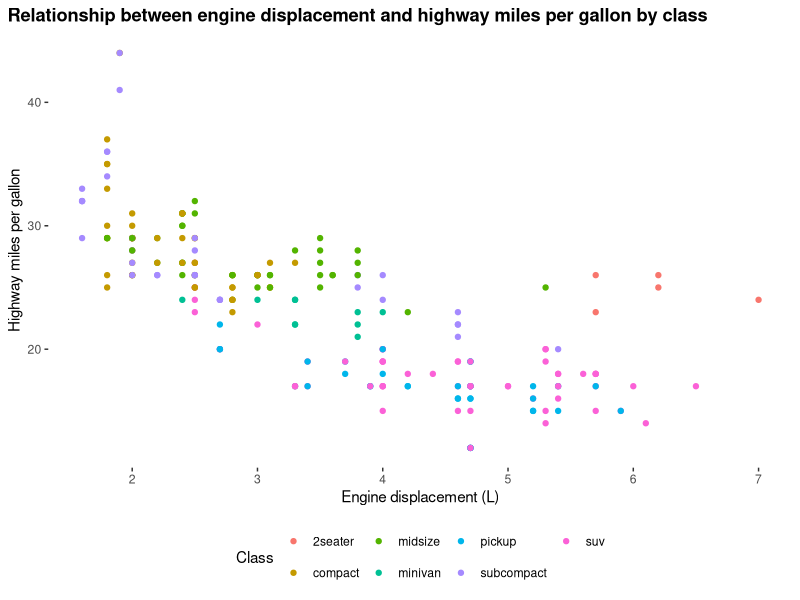
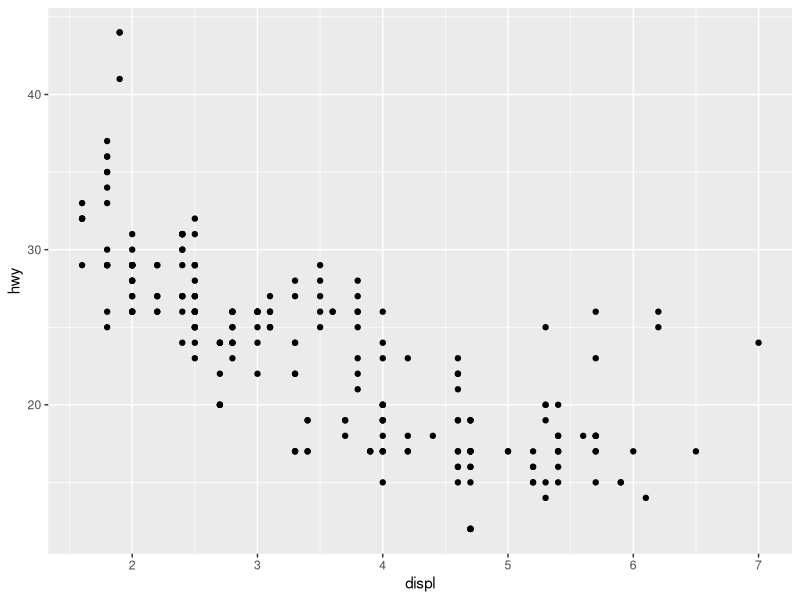
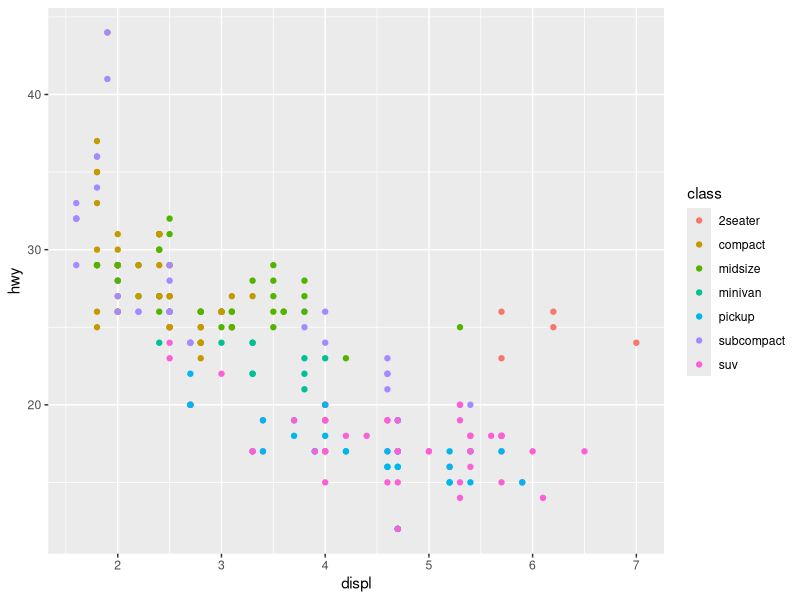
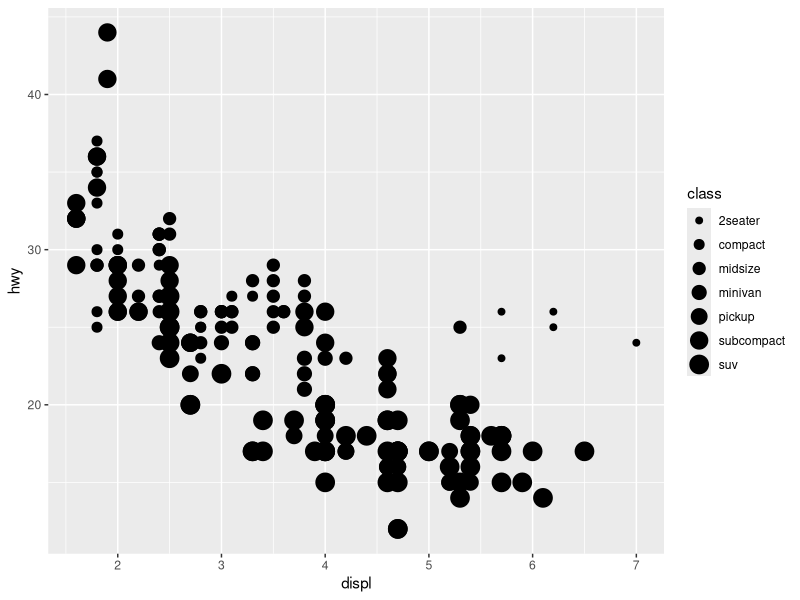
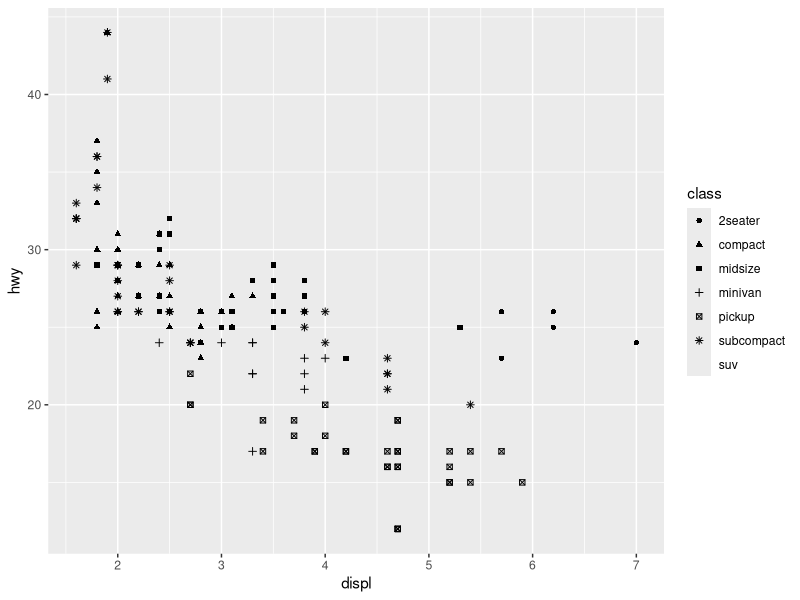
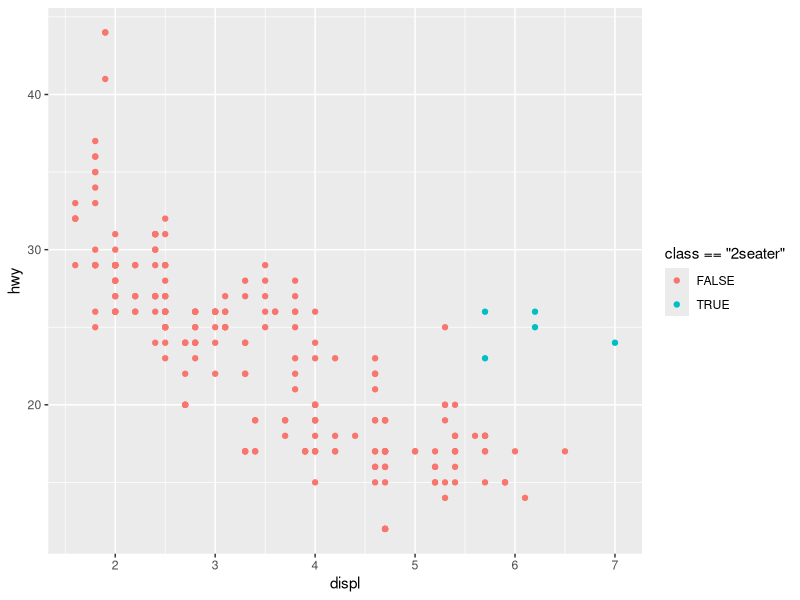
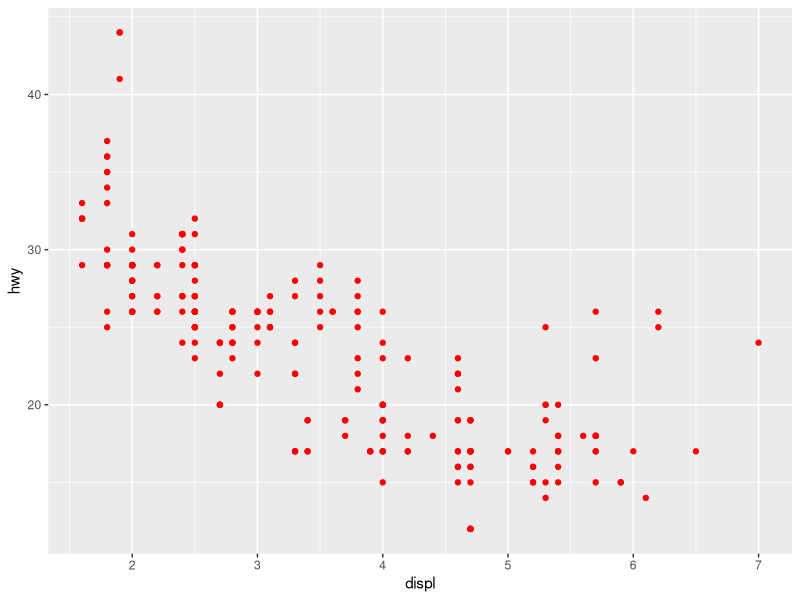
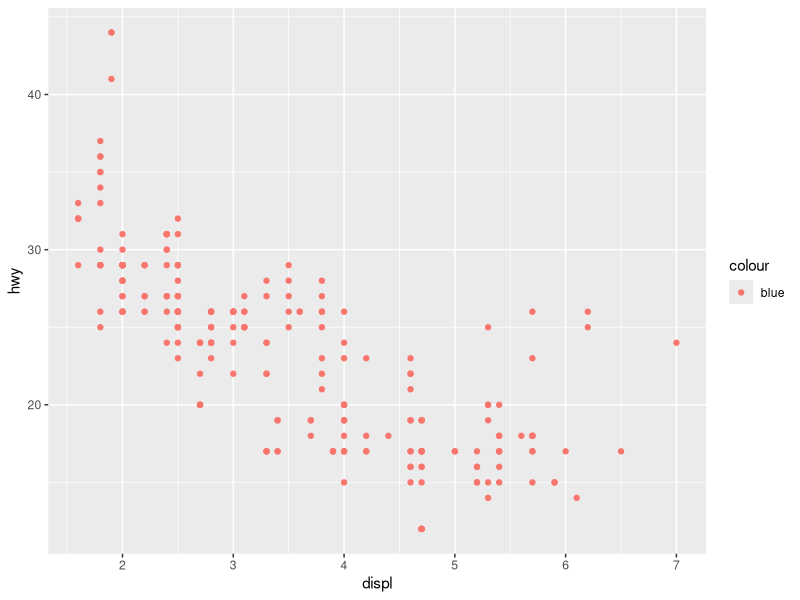

Write R code to recreate these figures, in order.
## ---- chunk 1
1 + 2
## ---- chunk 2
sum(1, 2)
## ---- chunk 3
sum(45, 978, 121)
## ---- chunk 4
45 + 978 + 121
## ---- chunk 5
67 / 6
## ---- chunk 6
sqrt(894)
## ---- chunk 7
#| echo: false

library(ggplot2)

ggplot(data = mpg) + 
  geom_point(mapping = aes(x = displ, y = hwy, color = class)) + 
  theme(
    legend.position = "bottom",
    panel.grid = element_blank(),
    panel.background = element_blank(),
    plot.title.position = "plot",
    plot.title = element_text(face = "bold")
  ) + 
  labs(
    title = "Relationship between engine displacement and highway miles per gallon by class",
    x = "Engine displacement (L)",
    y = "Highway miles per gallon",
    color = "Class"
  )
## ---- chunk 8
#| eval: true
#| echo: false

ggplot2::mpg |> 
  head() |> 
  dplyr::select(1:5) |> 
  knitr::kable()
## ---- chunk 9
library(ggplot2)

ggplot(data = mpg) + 
  geom_point(mapping = aes(x = displ, y = hwy))
## ---- chunk 10
#| code-line-numbers: "2"

ggplot(data = mpg) + 
  geom_point(mapping = aes(x = displ, y = hwy, color = class))
## ---- chunk 11
#| code-line-numbers: "2"

ggplot(data = mpg) + 
  geom_point(mapping = aes(x = displ, y = hwy, size = class))
## ---- chunk 12
#| code-line-numbers: "2"

ggplot(data = mpg) + 
  geom_point(mapping = aes(x = displ, y = hwy, shape = class))
## ---- chunk 13
#| code-line-numbers: "2"

ggplot(data = mpg) + 
  geom_point(mapping = aes(x = displ, y = hwy, color = class == "2seater"))
## ---- chunk 14
#| code-line-numbers: "2"

ggplot(data = mpg) + 
  geom_point(mapping = aes(x = displ, y = hwy), colour = "red")
## ---- chunk 15
ggplot(data = mpg) + 
  geom_point(mapping = aes(x = displ, y = hwy, color = "blue"))
## ---- chunk 16
#| code-line-numbers: "3-7"

ggplot(data = mpg) + 
  geom_point(mapping = aes(x = displ, y = hwy), color = "red") + 
  labs(
    title = "Relationship between engine displacement and highway miles per gallon",
    x = "Engine displacement (L)",
    y = "Highway miles per gallon"
  )
## ---- chunk 17
#| echo: false

ggplot(data = mpg) + 
  geom_point(mapping = aes(x = displ, y = hwy), color = "blue") + 
  theme_minimal() + 
  labs(
    title = "Relationship between engine displacement and highway miles per gallon",
    x = "Engine displacement (L)",
    y = "Highway miles per gallon"
  )
## ---- chunk 18
#| echo: false

ggplot(data = mpg) + 
  geom_point(mapping = aes(x = displ, y = hwy, color = class)) + 
  theme(
    legend.position = "bottom",
    panel.grid = element_blank(),
    panel.background = element_blank(),
    plot.title.position = "plot",
    plot.title = element_text(face = "bold")
  ) + 
  labs(
    title = "Relationship between engine displacement and highway miles per gallon by class",
    x = "Engine displacement (L)",
    y = "Highway miles per gallon",
    color = "Class"
  )
## ---- chunk 19
#| code-line-numbers: "3"

ggplot(data = mpg) + 
  geom_point(mapping = aes(x = displ, y = hwy)) + 
  facet_wrap(~ class, nrow = 2)
## ---- chunk 20
#| code-line-numbers: "3"

ggplot(data = mpg) + 
  geom_point(mapping = aes(x = displ, y = hwy)) + 
  facet_grid(drv ~ cyl)
## ---- chunk 21
#| echo: false

ggplot(data = mpg) + 
  geom_point(mapping = aes(x = drv, y = cyl))
## ---- chunk 22
#| echo: true

ggplot(data = mpg, mapping = aes(x = displ, y = hwy)) + 
  geom_point() + 
  geom_smooth(method = "lm", se = F)
## ---- chunk 23
ggplot(data = mpg, mapping = aes(x = displ, y = hwy, color = drv)) + 
  geom_point() + 
  geom_smooth(method = "lm", se = F) + 
  theme_minimal()
